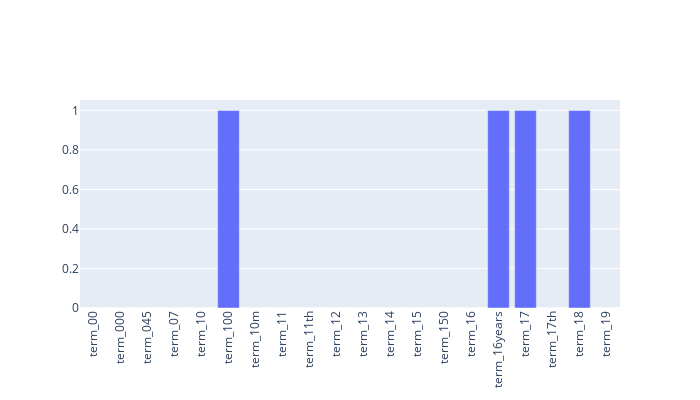
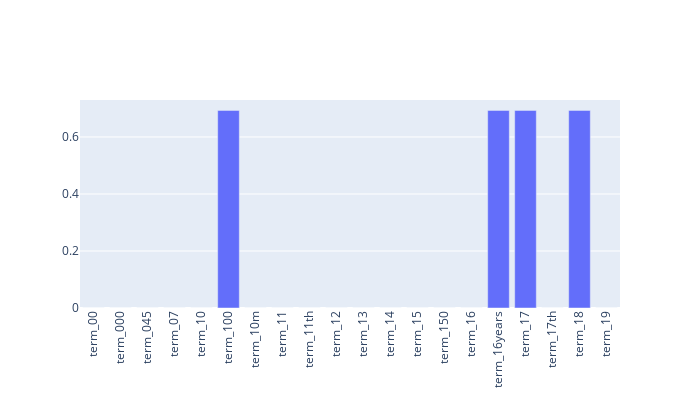
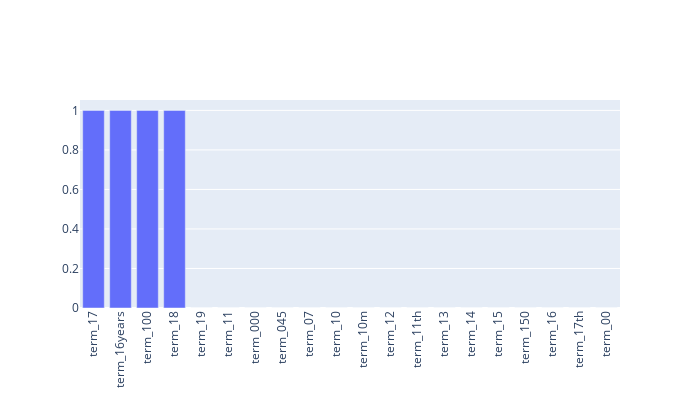

Write notebook code for charts like these, in order.
### Markdown cell above
### 5.4 Atrribute Transformation / Aggregation

### Code cell
import plotly.graph_objects as go

# Function to plot term frequencies with optional log scale and sorting
def plot_term_frequencies(tdm_df, start_range=0, end_range=100, logScale=False, ascending=None):
    term_frequencies = tdm_df.sum(axis=0).to_numpy()  # Sum term frequencies across documents
    terms = tdm_df.columns.to_list()  # Extract column names (terms)
    
    x_values = np.asarray(terms)
    y_values = term_frequencies
    
    # Apply log scale if needed
    if logScale:
        y_values = np.log(y_values + 1)  # Log scale (add 1 to avoid log(0))

    # Sort terms based on frequency if ascending/descending is specified
    if ascending is not None:
        sorted_indices = np.argsort(y_values)
        if not ascending:
            sorted_indices = sorted_indices[::-1]  # Reverse for descending order
        x_values = x_values[sorted_indices]
        y_values = y_values[sorted_indices]

    # Plot term frequencies within the specified range
    fig = go.Figure(go.Bar(x=x_values[start_range:end_range], y=y_values[start_range:end_range]))
    
    # Update layout for better readability and interactivity
    fig.update_layout(
        width=700,
        height=400,
        xaxis=dict(tickangle=-90),
        sliders=[{
            'active': 0,
            'currentvalue': {"prefix": "Range: "},
            'steps': [
                {'label': f'{i}-{i+end_range-1}',
                 'method': 'update',
                 'args': [{'x': [x_values[i:i+end_range]], 'y': [y_values[i:i+end_range]]}]}
                for i in range(0, len(x_values), end_range)  # Step through terms in batches of `end_range`
            ]
        }]
    )
    
    fig.show()
    
plot_term_frequencies(tdm_df, start_range=0, end_range=100, logScale=False, ascending=None)  # Basic plot
plot_term_frequencies(tdm_df, start_range=0, end_range=100, logScale=True, ascending=None)  # Log scale plot
plot_term_frequencies(tdm_df, start_range=0, end_range=100, logScale=False, ascending=False)  # Sorted by frequency

### Figure 1 — Plotly figure (JSON) as saved in the notebook; plotly's stock layout.template omitted (floating-point values rounded to 4 significant figures)
{"data": [{"type": "bar", "x": ["term_00", "term_000", "term_045", "term_07", "term_10", "term_100", "term_10m", "term_11", "term_11th", "term_12", "term_13", "term_14", "term_15", "term_150", "term_16", "term_16years", "term_17", "term_17th", "term_18", "term_19"], "y": [0, 0, 0, 0, 0, 1, 0, 0, 0, 0, 0, 0, 0, 0, 0, 1, 1, 0, 1, 0]}], "layout": {"height": 400, "sliders": [{"active": 0, "currentvalue": {"prefix": "Range: "}, "steps": [{"args": [{"x": [["term_00", "term_000", "term_045", "term_07", "term_10", "term_100", "term_10m", "term_11", "term_11th", "term_12", "term_13", "term_14", "term_15", "term_150", "term_16", "term_16years", "term_17", "term_17th", "term_18", "term_19"]], "y": [[0, 0, 0, 0, 0, 1, 0, 0, 0, 0, 0, 0, 0, 0, 0, 1, 1, 0, 1, 0]]}], "label": "0-99", "method": "update"}]}], "width": 700, "xaxis": {"autorange": true, "range": [-0.5, 19.5], "tickangle": -90, "type": "category"}, "yaxis": {"autorange": true, "range": [0, 1.053], "type": "linear"}}}

### Figure 2 — Plotly figure (JSON) as saved in the notebook; plotly's stock layout.template omitted (floating-point values rounded to 4 significant figures)
{"data": [{"type": "bar", "x": ["term_00", "term_000", "term_045", "term_07", "term_10", "term_100", "term_10m", "term_11", "term_11th", "term_12", "term_13", "term_14", "term_15", "term_150", "term_16", "term_16years", "term_17", "term_17th", "term_18", "term_19"], "y": [0, 0, 0, 0, 0, 0.6931, 0, 0, 0, 0, 0, 0, 0, 0, 0, 0.6931, 0.6931, 0, 0.6931, 0]}], "layout": {"height": 400, "sliders": [{"active": 0, "currentvalue": {"prefix": "Range: "}, "steps": [{"args": [{"x": [["term_00", "term_000", "term_045", "term_07", "term_10", "term_100", "term_10m", "term_11", "term_11th", "term_12", "term_13", "term_14", "term_15", "term_150", "term_16", "term_16years", "term_17", "term_17th", "term_18", "term_19"]], "y": [[0, 0, 0, 0, 0, 0.6931, 0, 0, 0, 0, 0, 0, 0, 0, 0, 0.6931, 0.6931, 0, 0.6931, 0]]}], "label": "0-99", "method": "update"}]}], "width": 700, "xaxis": {"autorange": true, "range": [-0.5, 19.5], "tickangle": -90, "type": "category"}, "yaxis": {"autorange": true, "range": [0, 0.7296], "type": "linear"}}}

### Figure 3 — Plotly figure (JSON) as saved in the notebook; plotly's stock layout.template omitted (floating-point values rounded to 4 significant figures)
{"data": [{"type": "bar", "x": ["term_17", "term_16years", "term_100", "term_18", "term_19", "term_11", "term_000", "term_045", "term_07", "term_10", "term_10m", "term_12", "term_11th", "term_13", "term_14", "term_15", "term_150", "term_16", "term_17th", "term_00"], "y": [1, 1, 1, 1, 0, 0, 0, 0, 0, 0, 0, 0, 0, 0, 0, 0, 0, 0, 0, 0]}], "layout": {"height": 400, "sliders": [{"active": 0, "currentvalue": {"prefix": "Range: "}, "steps": [{"args": [{"x": [["term_17", "term_16years", "term_100", "term_18", "term_19", "term_11", "term_000", "term_045", "term_07", "term_10", "term_10m", "term_12", "term_11th", "term_13", "term_14", "term_15", "term_150", "term_16", "term_17th", "term_00"]], "y": [[1, 1, 1, 1, 0, 0, 0, 0, 0, 0, 0, 0, 0, 0, 0, 0, 0, 0, 0, 0]]}], "label": "0-99", "method": "update"}]}], "width": 700, "xaxis": {"autorange": true, "range": [-0.5, 19.5], "tickangle": -90, "type": "category"}, "yaxis": {"autorange": true, "range": [0, 1.053], "type": "linear"}}}
